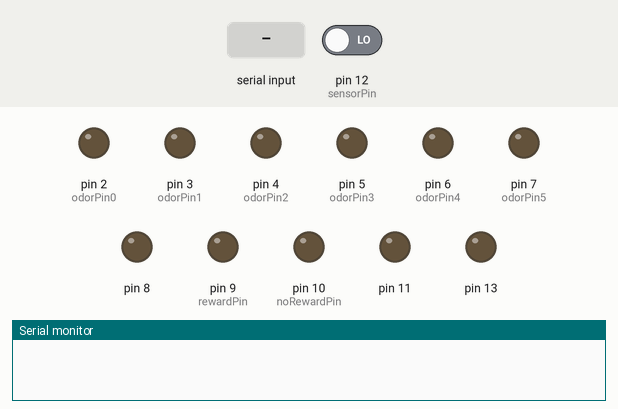
A sketch run on a simulated Arduino Uno, built with avr-gcc and run on an emulated ATmega328P. Parts: output pins drawn as LEDs (lit = HIGH), the last lines printed to the serial monitor. The inputs (shaded band) are chosen by the test bench; at power-on: pin 12 (sensorPin) LOW. Random numbers use the default seed unless the sketch sets one.

Above: at 1.2 s.
1.3 s: "w90\n" received over Serial
At 2.5 s:
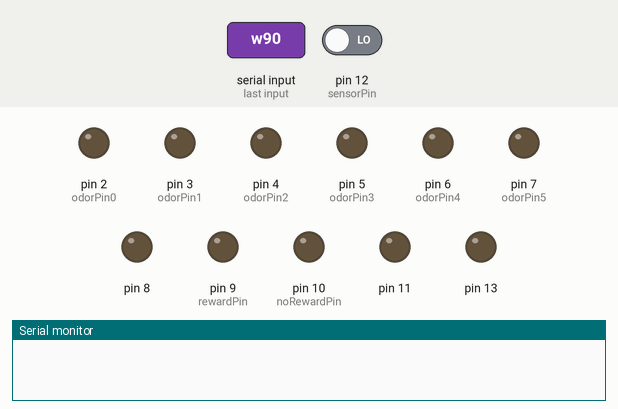
2.8 s: byte 115 ('s') received over Serial
At 5.25 s:
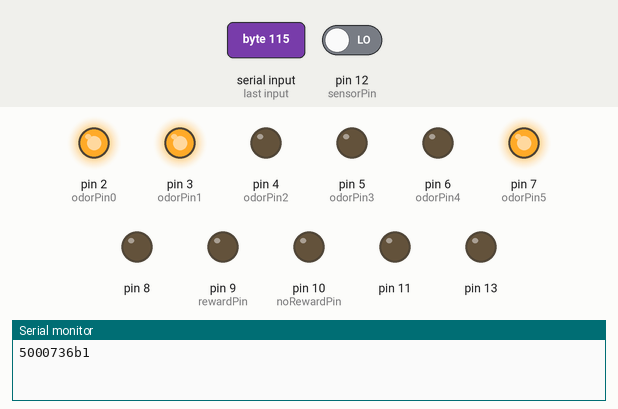
At 6.3 s:
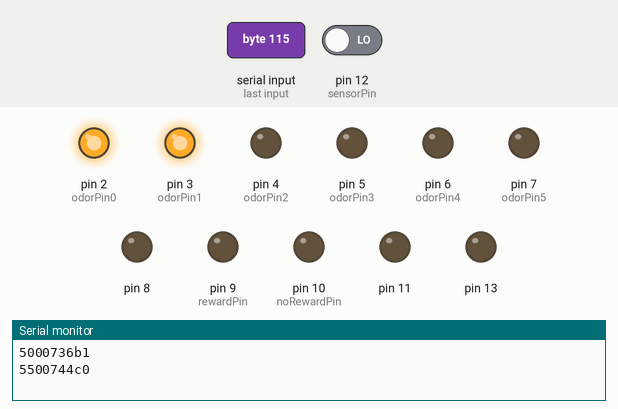
Timing chart, 0 to 26.9 s (numbered marks = the images above; inputs shaded):
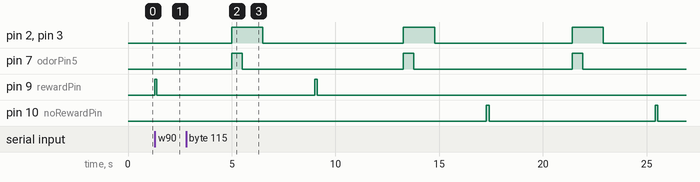

Measured:
- after the input at 1.3 s, pin 9 (rewardPin): LOW → HIGH at once, → LOW 0.09 s later
- after the input at 2.8 s, pin 2 (odorPin0), pin 3 (odorPin1): alternates HIGH for 1.5 s and LOW for 6.7 s, starting after 2.2 s

The sketch:

Arduino.ino
```cpp
/*
    Classical conditioning task with odor stimuli indicating the probability
    Author: Dohoung Kim
*/

//// Pin definition
// portD (pin 0-7)
#define odorPin0 2 // Normally-open valve that transmit fresh air
#define odorPin1 3 // cue 1
#define odorPin2 4 // cue 2
#define odorPin3 5 // cue 3
#define odorPin4 6 // cue 4
#define odorPin5 7 // final valve

// portB (pin 8-13)
#define rewardPin 1
#define punishmentPin 0 // not used for now
#define noRewardPin 2 // used for cheetah notification
#define sensorPin 4 // pin 12

//// Task related variables
int nTrial = 200; // total trial number
int nCue = 2; // cue number (1, 2, 4)
unsigned long valveDuration = 130; // 58 ms -> 3 ul, 72 -> 4, 82 -> 5, 92 -> 6, 102 -> 7, 110 -> 8, 120 -> 9, 130 -> 10
unsigned long duration[5] = {500000,1000000,2500000,130000,5000000}; // epoch duration
unsigned long rewardProbability[4] = {100, 0, 100, 0}; // unit: percent

int state = 9;
    // state 0: base
    // state 1: cue
    // state 2: delay
    // state 3: reward
    // state 4: intertrial interval
    // state 9: stand-by
int select = 0; // serial input (w for water, t for trial number, s for start, e for end...)
int iTrial = 0; // current trial
int inivalveDuration = 100; // water valve open duration
int itiDuration = 5;

int cue = 0; // current cue
int prevCue = 0; // previous cue
int nRepeat = 1; // current repeat number
const int maxRepeat = 3; // maximal repeat number
int addCue = 0;

boolean reward = 0; // reward in current trial
boolean outcome = 0; // did mouse lick during delay period?
boolean waterClear = true; // did mouse lick after water reward? if not, do not give additional water
unsigned long time = 0; // current time
unsigned long timeStart = 0; // current epoch start time
boolean prevsensor = false; // previous sensor state
boolean cursensor = false; // current sensor state
String inString = "";

// for printf function (do not edit)
int serial_putchar(char c, FILE* f) {
    if (c == '\n') serial_putchar('\r', f);
    return Serial.write(c) == 1? 0 : 1;
}
FILE serial_stdout;
// end of printf function (do not edit)

void setup() {
    Serial.begin(115200); // serial setup
    fdev_setup_stream(&serial_stdout, serial_putchar, NULL, _FDEV_SETUP_WRITE); // printf setup (do not edit)
    stdout = &serial_stdout; // printf setup (do not edit)
    randomSeed(analogRead(0)); // determines seed number of random function

    // Pin setup
    DDRD = B11111110; // Pin 7, 6, 5, 4, 3, 2, 1, 0. Pin 0 and 1 is reserved for serial communication.
    DDRB = B00101111; // Pin xx, xx, 13, 12, 11, 10, 9, 8.
    PORTD &= B00000011; // reset pin 2-7
    PORTB &= B11010000; // reset pin 8-11 and 13 (pin 12 is sensor)
}

//// Serial printf output form
    // b000 : state 0 and trial number
    // c0 : state 1 and current cue
    // d1 : state 2
    // r0 : state 3 and current reward (Y/N)
    // i : state 4 and outcome
    // l1 : licking
    // e9 : trial end

void loop() {
    // Standby state
    if (state==9) {
        if (Serial.available() > 0) {
            select = Serial.read();

            // water valve on
            if (select == 'w') {
                inivalveDuration = Serial.parseInt();
                if (inivalveDuration == 0) {
                    inivalveDuration = valveDuration;
                }
                valveOn(inivalveDuration);
            }

            // set trial number
            else if (select == 't') {
                nTrial = Serial.parseInt();
                if (nTrial == 0) {
                    nTrial = 200;
                }
            }

            // intertrial interval
            else if (select == 'i') {
                itiDuration = Serial.parseInt();
                if (itiDuration < 1 || itiDuration > 10) {
                    itiDuration = 5;
                }
                duration[4] = itiDuration * 1000000;
            }

            // start trial
            else if (select == 's') {
                // s0: 1 cue with US+ (p=100)
                // s1: 2 cue with US+/US- (p=100/0)
                // s2: 2 cue with probability (p=80/20)
                // s3: 4 cue with probability (P=80/20)
                int iType = Serial.parseInt();
                    if (iType == 0) {
                        nCue = 1;
                        addCue = 0;
                        duration[3] = 130000;
                        rewardProbability[0] = 100;

                    }

                    else if (iType == 1) {
                        nCue = 2;
                        addCue = 0;
                        duration[3] = 130000;
                        rewardProbability[0] = 100;
                        rewardProbability[1] = 0;
                    }

                    else if (iType == 2) {
                        nCue = 2;
                        addCue = 0;
                        nTrial = 320;
                        duration[3] = 92000;
                        rewardProbability[0] = 80;
                        rewardProbability[1] = 20;
                    }

                    else if (iType == 3) {
                        nCue = 4;
                        addCue = 0;
                        nTrial = 320;
                        duration[3] = 92000;
                        rewardProbability[0] = 80;
                        rewardProbability[1] = 20;
                        rewardProbability[2] = 80;
                        rewardProbability[3] = 20;
                    }

                    else {
                        nCue = 2;
                        addCue = 0;
                        nTrial = 200;
                        duration[3] = 130000;
                        rewardProbability[0] = 100;
                        rewardProbability[1] = 0;
                        rewardProbability[2] = 100;
                        rewardProbability[3] = 0;
                    }
                state = 4;
            }
        }
    }

    // Task state
    else if (state < 9) {
        time = micros();

        // Sensor read
        cursensor = bitRead(PINB,sensorPin);
        if (cursensor & ~prevsensor) {
            printf("%lul1\n",time);
            prevsensor = cursensor;
            if (state==2) {
                outcome = true;
            } // if sensor is touched during delay state, make outcome true. else, it is omitted trial.
            if (waterClear == false) {
                waterClear = true;
            }
        } // sensor is turned on
        else if (~cursensor & prevsensor) {
            prevsensor = cursensor;
        } // sensor is turned off

        // State conversion if time reaches each epoch duration
        if (time >= timeStart+duration[state]) { // is current duration(=time-timeStart) longer than epoch duration?
            timeStart = time; // reset epoch start time

            // state 0: baseline -> 1: cue (0.5 s)
            if (state==0) {
                PORTD &= B01111111; // turn off pin 7 (final odor output valve)

                state = 1; // state conversion 0 to 1
                printf("%luc%d\n",time,cue);
            }

            // state 1: cue -> state 2: delay (1 s)
            else if (state==1) {
                PORTD &= B00000011; // turn off all odor valves

                state = 2;
                printf("%lud1\n",time);
            }

            // state 2: delay (1 s) -> 3: reward
            else if (state==2) {
                reward = (random(1,101) <= rewardProbability[cue]); // determine whether reward is given or not
                if (reward && waterClear) {
                    bitSet(PORTB,rewardPin); // reward valve open
                    waterClear = false; // water is not cleared
                    printf("%lur1\n",time);
                }
                else {
                    bitSet(PORTB,noRewardPin); // notify if no reward is given
                    printf("%lur0\n",time);
                }

                state = 3;
            }

            // state 3: reward -> 4: iti
            else if (state==3) {
                PORTB &= B00010000; // reset pin 8-11 (turn off water valves)

                state = 4;
                duration[4] = random((itiDuration-1)*1000000,itiDuration*1000000+1000001); // determine iti duration
                printf("%lui%d\n",time,outcome);
                outcome = false;
            }

            // state 4: iti -> 0: base
            else if (state==4) {
                if (iTrial>=nTrial) { // if current trial number is reached goal trial number, return to standby state
                    PORTD = B10000000;
                    delay(10);
                    PORTB &= B00010000; // reset water valve
                    PORTD &= B00000011; // reset odor valve

                    state = 9;
                    iTrial = 0;
                    waterClear = true;
                    printf("%lue%d\n",time,state);
                }
                else {
                    cue = addCue + random(nCue); // choice cue for next trial
                    if (cue==prevCue) {
                        ++nRepeat;
                        if (nCue>1 && nRepeat>maxRepeat) {
                            cue = (addCue*2 + nCue - 1) - cue;
                        }
                    } // if same cue repeats over 3 times, choose difference cue.
                    else {
                        nRepeat = 1;
                    }
                    PORTD = B10000100 | (B00001000 << cue); // turn on NO valve, final valve, and cue stimulus valve

                    state = 0;
                    ++iTrial;
                    prevCue = cue;
                    printf("%lub%d\n",time,iTrial);
        }
      }
        } // State conversion end

        // Check serial
        if (Serial.available() > 0) {
            select = Serial.read();
            if (select == 'e') {
                nTrial = 0;
            }
        }
    }
}

void valveOn(unsigned long valveDuration)
{
  bitSet(PORTB,rewardPin);
  delay(valveDuration);
  bitClear(PORTB,rewardPin);
}
```
